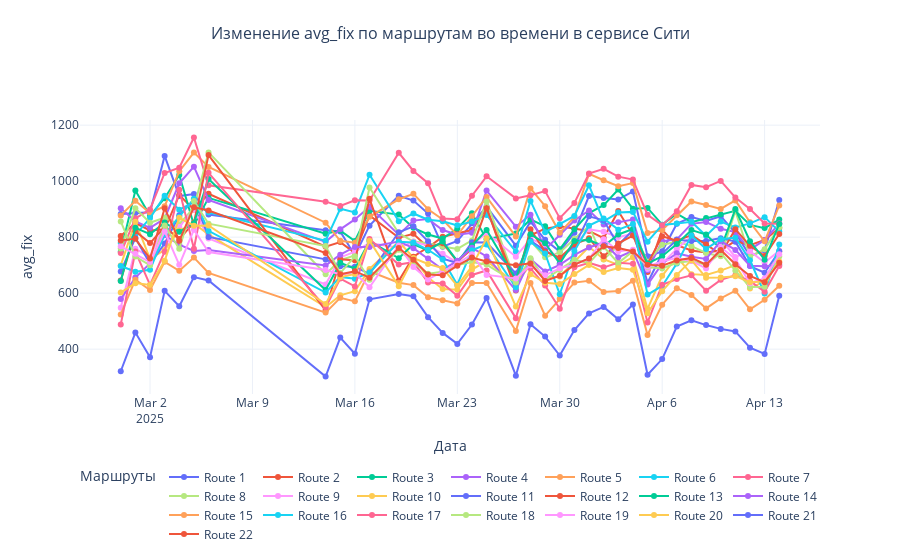

Here is the notebook cell this chart was saved with:
### Markdown cell above
Сначала для сити драйва построим все графики

### Code cell
make_plot_tariffs_different_routes('avg_fix')
